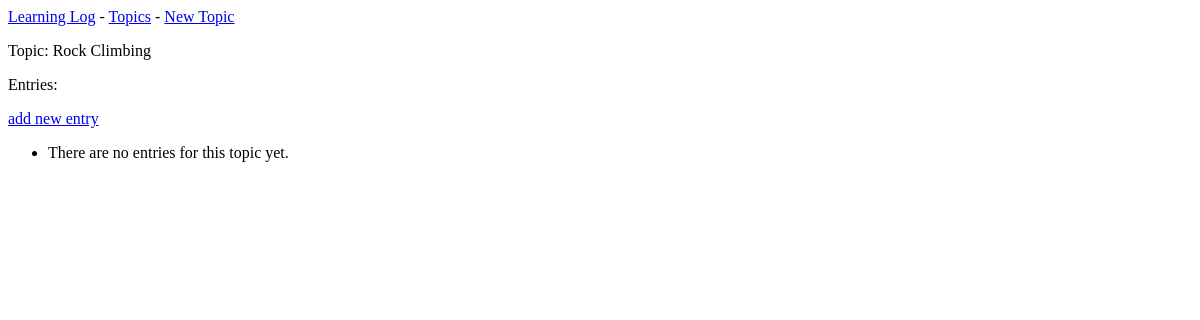
The page /topics/2/ on the database as committed earlier.
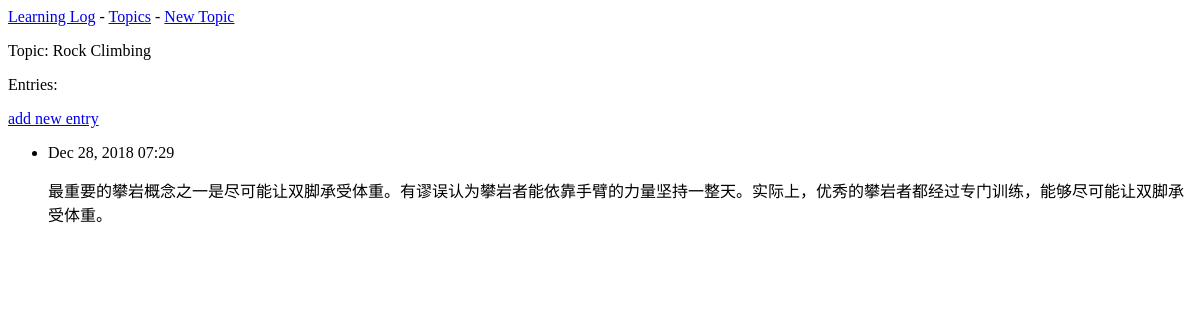
The same page on the database as committed later.
### learning_logs/models.py (models this page shows, shortened)
class Entry(models.Model):
	topic = models.ForeignKey(Topic, on_delete=models.CASCADE)
	text = models.TextField()
	date_added = models.DateTimeField(auto_now_add=True)
	class Meta:
		verbose_name_plural = 'entries'

### learning_logs/views.py (the view)
# urls.py: url(r'^topics/(?P<topic_id>\d+)/$', views.topic, name='topic'),
def topic(request, topic_id):
	topic = Topic.objects.get(id=topic_id)
	entries = topic.entry_set.order_by('-date_added')
	context = {'topic': topic, 'entries': entries}
	return render(request, 'learning_logs/topic.html', context)

### learning_logs/models.py (called while the page is built)
	def __str__(self):
		return self.text

### learning_logs/templates/learning_logs/topic.html
{% extends 'learning_logs/base.html' %}
{% block content %}
  <p>Topic: {{ topic }}</p>
  <p>Entries: </p>
  <p>
    <a href="{% url 'learning_logs:new_entry' topic.id %}">add new entry</a>
  </p>
  <ul>
  	{% for entry in entries %}
  	  <li>
  	  	<p>{{ entry.date_added|date:'M d, Y H:i' }}</p>
  	  	<p>{{ entry.text|linebreaks }}</p>
  	  </li>
  	  {% empty %}
  	    <li>
  	      There are no entries for this topic yet.
  	    </li>
  	    {% endfor %}
  </ul>
{% endblock content %}

Rows that differ between the two databases and show on the page:
added Entry: date_added "Dec 28, 2018 07:29", text "最重要的攀岩概念之一是尽可能让双脚承受体重。有谬误认为攀岩者能依靠手臂的力量坚持一整天。实际上，优秀的攀岩者都经过专门训练，能够尽可能让双脚承受体重。"
Other text that changed with them:
text no longer shown: "There are no entries for this topic yet."
